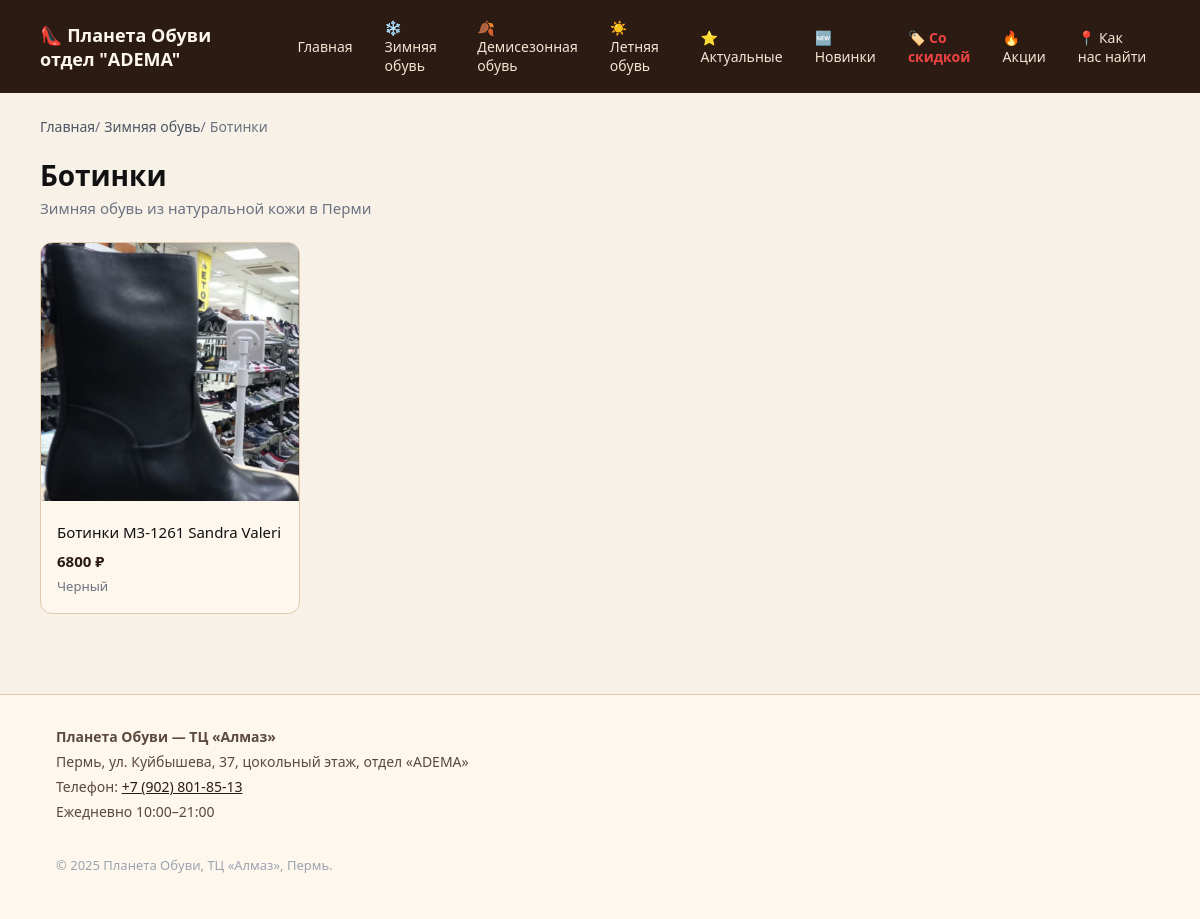
Page /zimnyaya/botinki on the committed database.
### app/models.py (models this page shows)
class Category(Base):
    __tablename__ = "categories"
    id = Column(Integer, primary_key=True, index=True)
    name = Column(String(255), nullable=False)
    slug = Column(String(255), unique=True, nullable=False, index=True)
    icon = Column(String(32), nullable=True)  # emoji или иконка
    sort_order = Column(Integer, default=0, nullable=False)
    subcategories = relationship("Subcategory", back_populates="category", order_by="Subcategory.sort_order")

class Subcategory(Base):
    __tablename__ = "subcategories"
    id = Column(Integer, primary_key=True, index=True)
    name = Column(String(255), nullable=False)
    slug = Column(String(255), nullable=False, index=True)
    sort_order = Column(Integer, default=0, nullable=False)
    category_id = Column(Integer, ForeignKey("categories.id"), nullable=False)
    category = relationship("Category", back_populates="subcategories")
    products = relationship("Product", back_populates="subcategory", order_by="Product.created_at.desc()")

class Product(Base):
    __tablename__ = "products"
    id = Column(Integer, primary_key=True, index=True)
    name = Column(String(255), nullable=False)
    slug = Column(String(255), nullable=False, index=True)
    description = Column(Text, nullable=True)
    price = Column(Float, nullable=False)
    old_price = Column(Float, nullable=True)
    sizes_json = Column(String(255), nullable=True)  # JSON: "[36, 37, 38, 39]"
    color = Column(String(64), nullable=True)
    image_url = Column(String(512), nullable=True)
    is_active = Column(Boolean, default=True, nullable=False)
    is_new = Column(Boolean, default=False, nullable=False)  # новинка
    is_featured = Column(Boolean, default=False, nullable=False)  # актуальный товар
    created_at = Column(DateTime, default=datetime.utcnow, nullable=False)
    subcategory_id = Column(Integer, ForeignKey("subcategories.id"), nullable=True)
    subcategory = relationship("Subcategory", back_populates="products")

### app/main.py (the view)
@app.get("/{category_slug}/{subcategory_slug}", response_class=HTMLResponse)
def read_subcategory(
    category_slug: str,
    subcategory_slug: str,
    request: Request,
    db: Session = Depends(get_db),
) -> HTMLResponse:
    category = db.query(Category).filter(Category.slug == category_slug).first()
    if category is None:
        return _not_found_response(request, db)
    subcategory = (
        db.query(Subcategory)
        .filter(Subcategory.category_id == category.id, Subcategory.slug == subcategory_slug)
        .first()
    )
    if subcategory is None:
        return _not_found_response(request, db)
    all_categories = db.query(Category).options(joinedload(Category.subcategories)).order_by(Category.sort_order).all()
    products = (
        db.query(Product)
        .filter(Product.subcategory_id == subcategory.id, Product.is_active.is_(True))
        .order_by(Product.created_at.desc())
        .all()
    )
    breadcrumbs = [
        {"name": "Главная", "url": "/"},
        {"name": category.name, "url": f"/category/{category.slug}"},
        {"name": subcategory.name, "url": f"/{category.slug}/{subcategory.slug}"},
    ]
    season_map = {
        "zimnyaya": "Зимние",
        "demisezon": "Демисезонные",
        "letnyaya": "Летние",
    }
    season_prefix = season_map.get(category.slug, "")
    seo_title = f"{season_prefix} {subcategory.name.lower()} из кожи — Пермь | ТЦ «Алмаз»"
    return templates.TemplateResponse(
        "subcategory.html",
        {
            "request": request,
            "categories": all_categories,
            "category": category,
            "subcategory": subcategory,
            "products": products,
            "breadcrumbs": breadcrumbs,
            "page_title": seo_title,
            "meta_description": f"{season_prefix} {subcategory.name.lower()} из натуральной кожи. Купить в Перми, ТЦ «Алмаз». Примерка на месте.",
        },
    )

### app/templates/subcategory.html (shortened to what this page needs)
{% extends "base.html" %}
{% block content %}
<nav class="breadcrumbs" aria-label="Хлебные крошки">
  <ol itemscope itemtype="https://schema.org/BreadcrumbList">
    {% for bc in breadcrumbs %}
    <li itemprop="itemListElement" itemscope itemtype="https://schema.org/ListItem">
      {% if loop.last %}
        <span itemprop="name">{{ bc.name }}</span>
      {% else %}
        <a href="{{ bc.url }}" itemprop="item"><span itemprop="name">{{ bc.name }}</span></a> /
      {% endif %}
    </li>
    {% endfor %}
  </ol>
</nav>
<section class="subcategory-page">
  <header class="subcategory-header">
    <h1>{{ subcategory.name }}</h1>
    <p class="subcategory-subtitle">{{ category.name }} из натуральной кожи в Перми</p>
  </header>
  {% if products %}
  <div class="product-grid">
    {% for product in products %}
    <article class="product-card" itemscope itemtype="https://schema.org/Product">
      <button
        type="button"
        class="product-card-image-btn"
        hx-get="/product-modal/{{ product.id }}"
        hx-target="#product-modal-content"
        hx-swap="innerHTML"
        hx-push-url="false"
      >
        <div class="product-card-image">
          {% if product.image_url %}
          <img
            src="{{ product.image_url }}"
            alt="{{ product.name }}"
            itemprop="image"
            loading="lazy"
          />
          {% endif %}
        </div>
      </button>
      <div class="product-card-body">
        <h3 class="product-card-title" itemprop="name">
          <a href="/product/{{ product.id }}-{{ product.slug }}" class="product-card-link">
            {{ product.name }}
          </a>
        </h3>
        <div class="product-card-price" itemprop="offers" itemscope itemtype="https://schema.org/Offer">
          <span class="price" itemprop="price" content="{{ product.price }}">{{ product.price | int }} ₽</span>
        </div>
        {% if product.color %}
        <div class="product-card-color">{{ product.color }}</div>
        {% endif %}
      </div>
    </article>
    {% endfor %}
  </div>
  {% else %}
  <p class="product-empty">В этой категории пока нет товаров.</p>
  {% endif %}
</section>
{% endblock %}

### app/templates/base.html (shortened to what this page needs)
<!DOCTYPE html>
<html lang="ru">
  <head>
    <link rel="stylesheet" href="{{ url_for('static', path='/style.css') }}?v=3" />
  </head>
  <body>
    <header class="header">
      <div class="container header-inner">
        <div class="logo">
          <a href="/">👠 Планета Обуви отдел "ADEMA"</a>
        </div>
        <nav class="nav">
          <a href="/" class="nav-link">Главная</a>
          {% if categories is defined %}
            {% for cat in categories %}
            <div class="nav-dropdown">
              <a href="/category/{{ cat.slug }}" class="nav-link nav-link-dropdown">
                {{ cat.icon }} {{ cat.name }}
              </a>
            </div>
            {% endfor %}
          {% endif %}
          <a href="/featured" class="nav-link">⭐ Актуальные</a>
          <a href="/new" class="nav-link">🆕 Новинки</a>
          <a href="/sale" class="nav-link nav-link-sale">🏷️ Со скидкой</a>
          <a href="/promotions" class="nav-link">🔥 Акции</a>
          <a href="/map" class="nav-link">📍 Как нас найти</a>
        </nav>
      </div>
    </header>
    <main class="main container">
      {% block content %}{% endblock %}
    </main>
    <footer class="footer" itemscope itemtype="https://schema.org/LocalBusiness">
      <div class="container footer-inner">
        <div class="footer-info">
          <p itemprop="name"><strong>Планета Обуви — ТЦ «Алмаз»</strong></p>
          <p itemprop="address" itemscope itemtype="https://schema.org/PostalAddress">
            <span itemprop="addressLocality">Пермь</span>,
            <span itemprop="streetAddress">ул. Куйбышева, 37, цокольный этаж, отдел «ADEMA»</span>
          </p>
          <p>Телефон: <a href="tel:+79028018513" itemprop="telephone">+7 (902) 801-85-13</a></p>
          <p itemprop="openingHours" content="Mo-Su 10:00-21:00">Ежедневно 10:00–21:00</p>
        </div>
        <p class="footer-copy">&copy; 2025 Планета Обуви, ТЦ «Алмаз», Пермь.</p>
      </div>
    </footer>
  </body>
</html>

### static/style.css (style rules this page uses)
* { box-sizing: border-box; }
body { margin: 0; font-family: system-ui, -apple-system, BlinkMacSystemFont, "Segoe UI", sans-serif; color: #111111; background-color: #f7f1e8; }
a { color: #2b1b12; }
.container { max-width: 1120px; margin: 0 auto; padding: 0 16px; }
.header { background-color: #2b1b12; color: #fdf7ee; position: sticky; top: 0; z-index: 100; }
.header-inner { display: flex; align-items: center; justify-content: space-between; padding: 12px 0; gap: 16px; }
.logo a { color: #fdf7ee; text-decoration: none; font-weight: 600; font-size: 18px; }
.nav { display: flex; gap: 8px; flex-wrap: nowrap; align-items: center; overflow-x: auto; scrollbar-width: none; }
.nav-link { color: #f5e3d1; text-decoration: none; font-size: 14px; padding: 6px 12px; border-radius: 6px; transition: background-color 0.15s ease, color 0.15s ease; }
.nav-dropdown { position: relative; }
.nav-link-dropdown { display: inline-flex; align-items: center; gap: 4px; }
.main { padding: 24px 0 48px; min-height: calc(100vh - 200px); }
.category-page, .subcategory-page { margin-bottom: 32px; }
.category-header, .subcategory-header { margin-bottom: 24px; }
.category-header h1, .subcategory-header h1 { font-size: 28px; margin: 0; }
.subcategory-subtitle { color: #6b7280; margin: 4px 0 0; font-size: 15px; }
.product-grid { display: grid; grid-template-columns: repeat(auto-fill, minmax(200px, 260px)); gap: 20px; justify-content: start; }
.product-card { background-color: #fdf7ee; border-radius: 12px; border: 1px solid #e1c9ab; overflow: hidden; transition: all 0.2s ease; }
.product-grid .product-card { max-width: 100%; }
.product-card-link { display: flex; flex-direction: column; color: inherit; text-decoration: none; height: 100%; }
.product-card-image { width: 100%; aspect-ratio: 1 / 1; position: relative; background-color: #e7d3ba; overflow: hidden; }
.product-card-image img { width: 100%; height: 100%; object-fit: cover; }
.product-card-body { padding: 14px 16px 18px; }
.product-card-title { font-size: 15px; font-weight: 500; margin: 0 0 8px; line-height: 1.3; }
.product-card-price { font-size: 15px; }
.product-card-price .price { font-weight: 700; color: #2b1b12; }
.product-card-color { margin-top: 6px; font-size: 13px; color: #6b7280; }
.breadcrumbs { font-size: 14px; margin-bottom: 20px; color: #6b7280; }
.breadcrumbs ol { list-style: none; display: flex; flex-wrap: wrap; gap: 4px; padding: 0; margin: 0; }
.breadcrumbs li { display: flex; align-items: center; }
.breadcrumbs a { color: #4b5563; text-decoration: none; }
.footer { border-top: 1px solid #e1c9ab; padding: 32px 0; font-size: 14px; color: #5b4a3b; background-color: #fdf7ee; }
.footer-inner { display: flex; flex-direction: column; gap: 16px; }
.footer-info p { margin: 0 0 6px; }
.footer-info a { color: #2b1b12; font-weight: 500; }
.footer-copy { color: #9ca3af; font-size: 13px; }
.product-card { transition: transform 0.3s ease, box-shadow 0.3s ease; }
.product-card-image img { transition: transform 0.4s ease; }
.product-card-image-btn { padding: 0; margin: 0 0 8px; border: none; background: none; cursor: pointer; width: 100%; text-align: left; }
.nav-link-sale { color: #ef4444 !important; font-weight: 600; }

### rows in the picture
Category: icon "❄️", name "Зимняя обувь"
Category: icon "🍂", name "Демисезонная обувь"
Category: icon "☀️", name "Летняя обувь"
Subcategory: name "Ботинки"
Product: image_url (picture), name "Ботинки M3-1261 Sandra Valeri", price "6800", color "Черный"

### other values in the picture
{{ bc.name }} "Главная"
